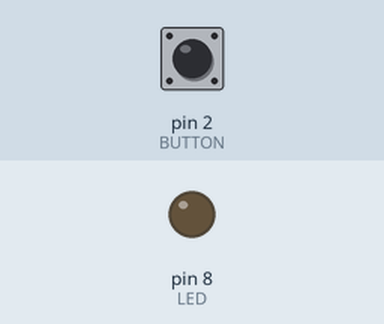
This sketch was run on a simulated Arduino Uno, built with avr-gcc and run on an emulated ATmega328P. Shown: output pins drawn as LEDs (lit = HIGH). The test bench sets the inputs (shaded band); at power-on: pin 2 (BUTTON) LOW.

Above: at 1.2 s.
1.3 s: pin 2 (BUTTON) pulled HIGH for 0.15 s
At 2.4 s:
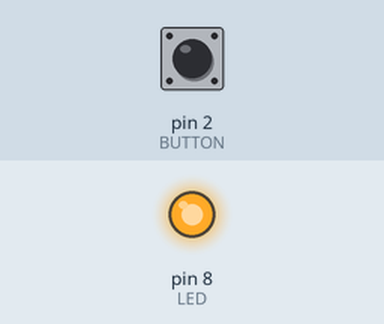
4.4 s: pin 2 (BUTTON) pulled HIGH for 1 s
At 8.1 s:
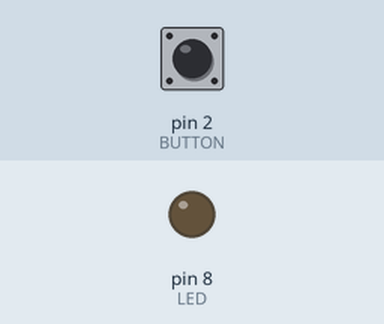
8.4 s: pin 2 (BUTTON) pulled HIGH for 3.2 s
At 9.7 s:
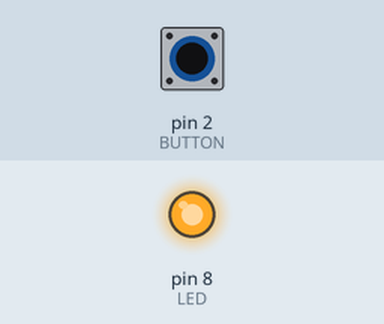
Timing chart, 0 to 12.8 s (numbered marks = the images above; inputs shaded):
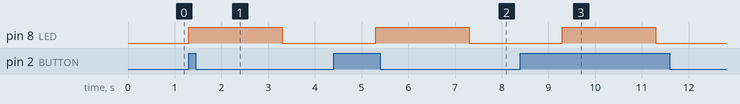

The sketch:

BUTTON_1.ino
```cpp
/*Un led enciende cuando se presiona el boton,
y se apaga después de 2 segundos*/

#define LED 8
#define BUTTON 2

void setup() {
  pinMode(LED, OUTPUT);
  pinMode(BUTTON, INPUT);
}

void loop() {
  if(digitalRead (BUTTON)== HIGH)
  {
    digitalWrite(LED, HIGH);
    delay(2000);
    digitalWrite(LED, LOW);
    delay(2000);
  }
}
```

Measured:
- after the input at 1.3 s, pin 8 (LED): LOW → HIGH at once, → LOW 2.0 s later
- after the input at 4.4 s, pin 8 (LED): LOW → HIGH after 0.90 s, → LOW 2.0 s later
- after the input at 8.4 s, pin 8 (LED): LOW → HIGH after 0.90 s, → LOW 2.0 s later
